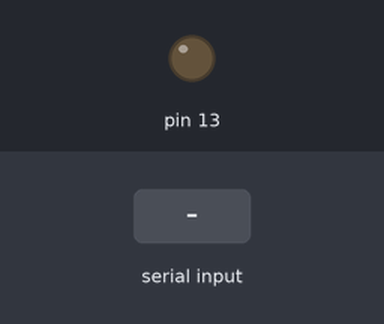
Recording of a sketch running on a simulated Arduino Uno, built with avr-gcc and run on an emulated ATmega328P. Parts: output pins drawn as LEDs (lit = HIGH). The inputs (shaded band) are chosen by the test bench.

Above: at 1.2 s.
1.3 s: "1" received over Serial
At 2.4 s:
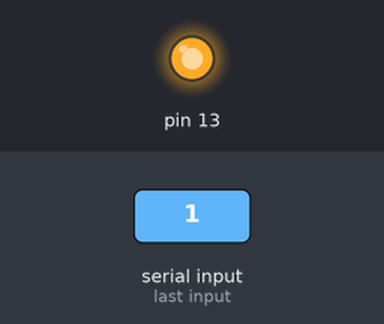
2.8 s: "0" received over Serial
At 3.6 s:
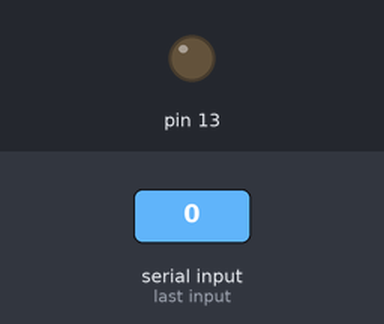
Timing chart, 0 to 5.8 s (numbered marks = the images above; inputs shaded):
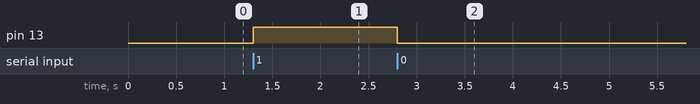

Measured:
- after the input at 1.3 s, pin 13: LOW → HIGH at once
- after the input at 2.8 s, pin 13: HIGH → LOW at once

The sketch:

system_control.ino
```cpp
void setup() {
pinMode(13,OUTPUT);
Serial.begin(9600);
}

void loop() {
if (Serial.available()){
  char val = Serial.read();
  if (val=='1')
  digitalWrite(13,HIGH);
  if (val=='0')
  digitalWrite(13,LOW);
}
}
```
